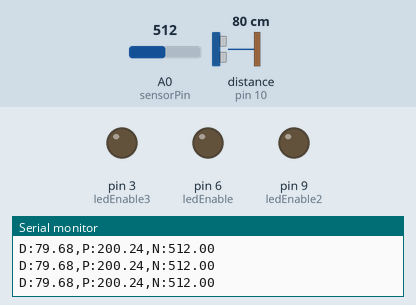
Recording of a sketch running on a simulated Arduino Uno, built with avr-gcc and run on an emulated ATmega328P. Shown: output pins drawn as LEDs (lit = HIGH), the last lines printed to the serial monitor. Wiring (inferred from the names in the program): ultrasonic range finder: trigger pin 11; echo pin 10. The test bench sets the inputs (shaded band); at power-on: distance to the obstacle (sensor on pin 10) 80 cm, A0 (sensorPin) = 512. The echo pulse lasts 58.3 µs per cm; pins used as bus, display or sensor lines are not drawn.

Above: at 1.2 s.
1.3 s: distance to the obstacle (sensor on pin 10) set to 9 cm
At 2.4 s:
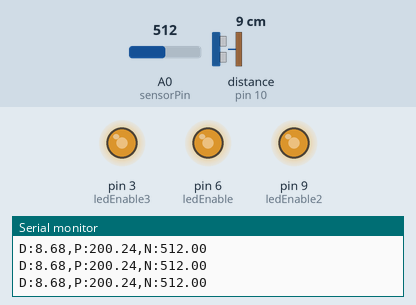
2.8 s: distance to the obstacle (sensor on pin 10) set to 2 cm
At 3.2 s:
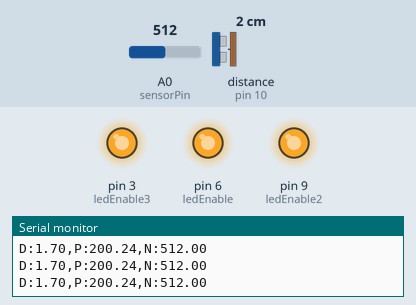
4.3 s: distance to the obstacle (sensor on pin 10) set to 18 cm
At 5.5 s:
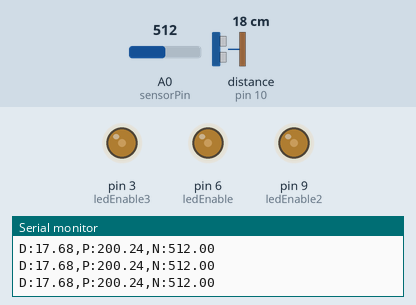
5.8 s: A0 (sensorPin) set to 989
8.8 s: A0 (sensorPin) set to 1009
Timing chart, 0 to 11.8 s (numbered marks = the images above; inputs shaded):
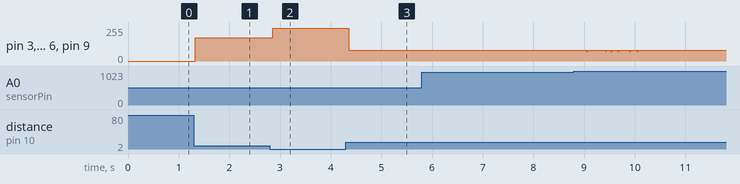

Measured:
- after the input at 1.3 s, pin 3 (ledEnable3), pin 6 (ledEnable), pin 9 (ledEnable2): 0/255 → 174/255 at once
- after the input at 2.8 s, pin 3 (ledEnable3), pin 6 (ledEnable), pin 9 (ledEnable2): 174/255 → 245/255 after 0.05 s
- after the input at 4.3 s, pin 3 (ledEnable3), pin 6 (ledEnable), pin 9 (ledEnable2): 245/255 → 82/255 after 0.05 s

The sketch:

Assignment_3_sound.ino
```cpp
#define sensorPin A0
const int trigPin = 11;
const int echoPin = 10;
const int ledEnable = 6;
const int ledEnable2 = 9;
const int ledEnable3 = 3;
 // Variable to store the distance value
float noise = 0; // Variable to store the noise value
float pressure = 0; // Variable to store the pressure value
float ledBrightness = 0; // Variable to set the brightness of the LED

void setup() {
  pinMode(trigPin, OUTPUT);
	pinMode(echoPin, INPUT);
  pinMode(ledEnable, OUTPUT);
  pinMode(ledEnable2, OUTPUT);
  pinMode(ledEnable3, OUTPUT);
  Serial.begin(9600);
}

float readDistance() {

  digitalWrite(trigPin, LOW);
  delayMicroseconds(2);
  digitalWrite(trigPin, HIGH);
  delayMicroseconds(10);
  digitalWrite(trigPin, LOW);

  float duration = pulseIn(echoPin, HIGH);
  float distance = (duration*.0343)/2;
  return distance;
}

void loop() {

  float distance = readDistance();
  noise = analogRead(sensorPin);
  delay(25);
  pressure = (noise * 5.0) / 1023.0; // Convert to voltage
  pressure = (pressure - 0.5) * 100; // Convert to pressure in kPa

  if (distance > 25) {
    ledBrightness = 0;
  } else {
    ledBrightness = distance;
  }
  if (distance < 25) {
    ledBrightness = map(ledBrightness, 0, 25, 0, 255);
    ledBrightness = map(ledBrightness, 0, 255, 255, 0);
  }

  analogWrite(ledEnable, ledBrightness);
  analogWrite(ledEnable2, ledBrightness);
  analogWrite(ledEnable3, ledBrightness);

  /*
  if (noise > 50) {
    digitalWrite(ledEnable, HIGH);
    digitalWrite(ledEnable2, HIGH);
    digitalWrite(ledEnable3, HIGH);
    //delay(25);
  } else {
    digitalWrite(ledEnable, LOW);
    digitalWrite(ledEnable2, LOW);
    digitalWrite(ledEnable3, LOW);
  }*/

  if (noise > 50 && ledBrightness < 205) {
    ledBrightness = ledBrightness + 50;
  }

  // Print the values to the Serial Monitor
  Serial.print("D:");
  Serial.print(distance);
  Serial.print(",P:");
  Serial.print(pressure);
  Serial.print(",N:");
  Serial.println(noise);
  // Serial.print(",B:");
  // Serial.println(ledBrightness);


  delayMicroseconds(10);
}
```
